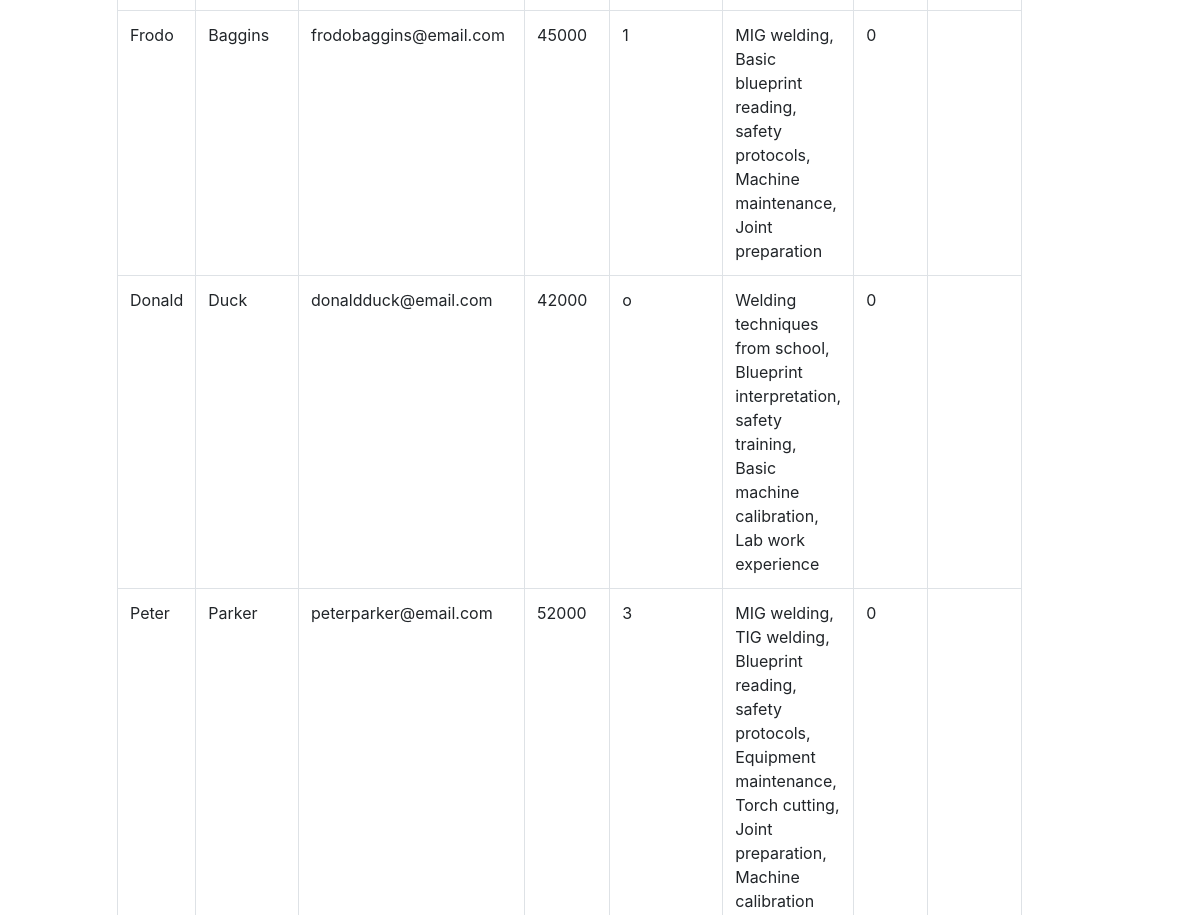
Before: / (middle part) with the older database file.
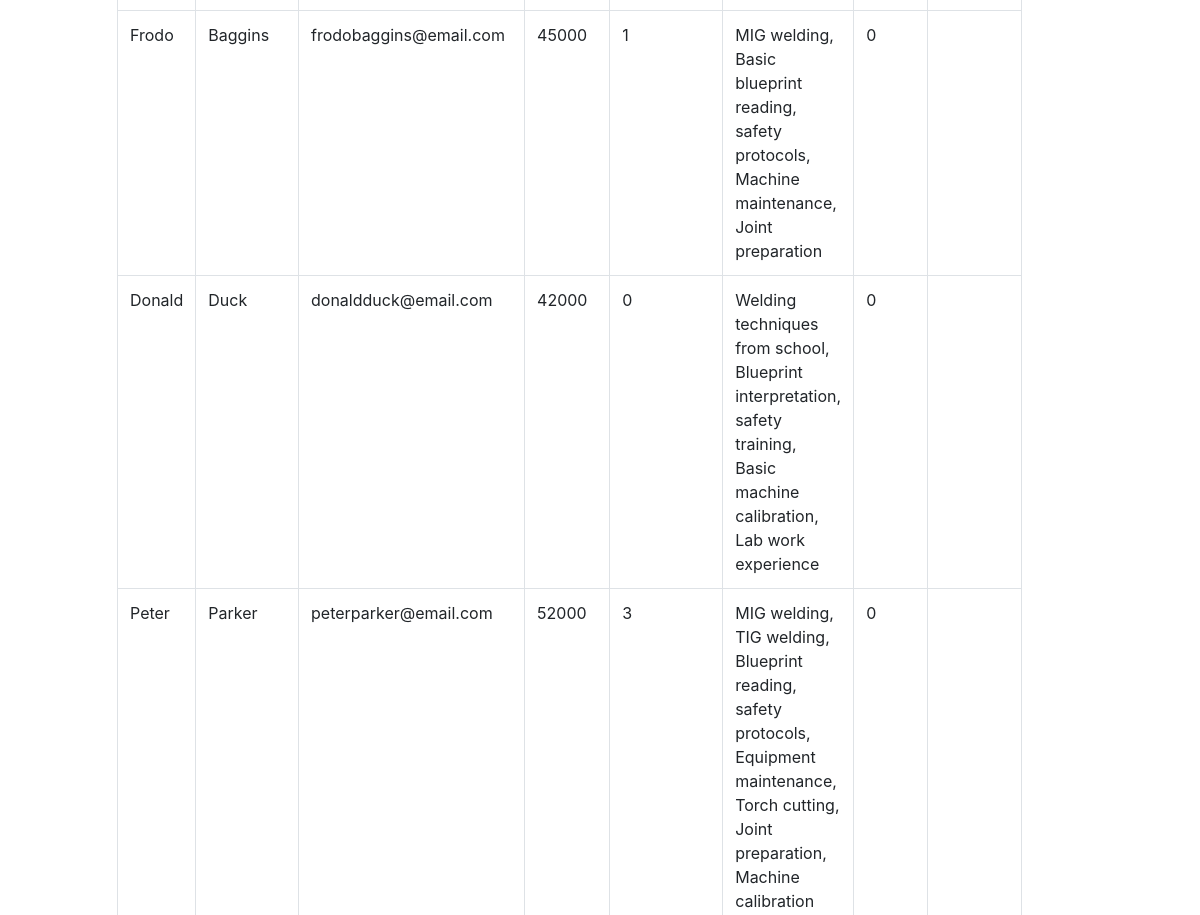
After: the same page with the newer database file.
### tables this page shows
CREATE TABLE "ApplicationData" (
	"id"	INTEGER,
	"first_name"	TEXT,
	"last_name"	TEXT,
	"mi"	TEXT,
	"date"	DATE,
	"street_address"	TEXT,
	"apartmentunit"	TEXT,
	"city"	TEXT,
	"state"	TEXT,
	"zip_code"	INTEGER,
	"phone"	TEXT,
	"email_address"	TEXT,
	"jobs_youre_applying_for"	TEXT,
	"job_title"	INTEGER,
	"years_of_experience"	INTEGER,
	"desired_salaryrate"	REAL,
	"earliest_date_available"	DATE,
	"your_relevant_skills"	TEXT,
	PRIMARY KEY("id")
);

### app.py (the view)
@app.route("/", methods=["GET", "POST"])
def index():
    job_data['yearsOfExperience'] = 0
    job_data['salary'] = 0
    job_data['keyWords'] = 'none'
    conn = sqlite3.connect('applications.db')
    cursor = conn.cursor()
    cursor.execute('SELECT first_name, last_name, email_address, desired_salaryrate, years_of_experience, your_relevant_skills FROM ApplicationData')
    rows = cursor.fetchall()
    conn.close()
    data = []
    for row in rows:
        data.append({
            "first_name": row[0],
            "last_name": row[1],
            "email_address": row[2],
            "desired_salaryrate": int(row[3]),
            "years_of_experience": row[4],
            "your_relevant_skills": row[5],
            "match_count": 0,
            "matched_skills": ""
        })
    return render_template("index.html", job_data=job_data, table_data=data)

### templates/index.html (shortened to what this page needs)
{% extends "layout.html" %}
{% block content %}
<div class="container-fluid padded">
    <div class="row">
        <div class="col-md-8">
            <div>
                <div id="dataTableContainer" style="margin-top: 40px; margin-bottom: 40px;">
                    <table class="table table-bordered" id="extractedDataTable">
                        <tbody>
                            {% for row in table_data %}
                                <tr>
                                    <td>{{ row.first_name }}</td>
                                    <td>{{ row.last_name }}</td>
                                    <td>{{ row.email_address }}</td>
                                    <td>{{ row.desired_salaryrate }}</td>
                                    <td>{{ row.years_of_experience }}</td>
                                    <td>{{ row.your_relevant_skills }}</td>
                                    <td>{{ row.match_count }}</td>
                                    <td>{{ row.matched_skills }}</td>
                                </tr>
                            {% endfor %}
                        </tbody>
                    </table>
                </div>
            </div>
        </div>
    </div>
</div>
{% endblock %}

### templates/layout.html (shortened to what this page needs)
<!DOCTYPE html>
<html lang="en">
<head>
    <link href="https://maxcdn.bootstrapcdn.com/bootstrap/4.5.2/css/bootstrap.min.css" rel="stylesheet">
</head>
<body>
    <div class="container-fluid mt-5 padded">
        {% block content %}{% endblock %}
    </div>
</body>
</html>

### templates/layout.html (style rules this page uses)
.container-fluid.padded { padding-left: 5%; padding-right: 0%; }

Changed rows visible on the page:
changed ApplicationData "Donald": years_of_experience "o" → "0"
